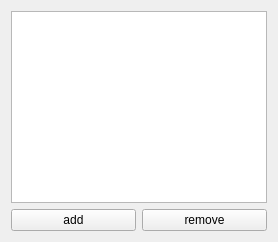
<?xml version="1.0" encoding="UTF-8"?>
<ui version="4.0">
    <class>SimpleSectionForm</class>

    <!-- Widget central -->
    <widget class="QWidget" name="centralWidget">
    <layout class="QVBoxLayout" name="mainLayout">

    <!-- TextEdit -->
    <item>
    <widget class="QTextEdit" name="textEdit">
        <property name="readOnly">
            <bool>true</bool>
        </property>
    </widget>
    </item>

    <!-- Agragar y remover mod file or dir -->
    <item>
        <layout class="QHBoxLayout" name="horizontalLayout">
            <item>
                <widget class="QPushButton" name="buttonAdd">
                    <property name="text"><string>add</string></property>
                </widget>
            </item>
            <item>
                <widget class="QPushButton" name="buttonRemove">
                    <property name="text"><string>remove</string></property>
                </widget>
            </item>
        </layout>
    </item>

    <!-- Central widget para centrar todo -->
    </layout>
    </widget>

    <resources/>
    <connections/>
</ui>
